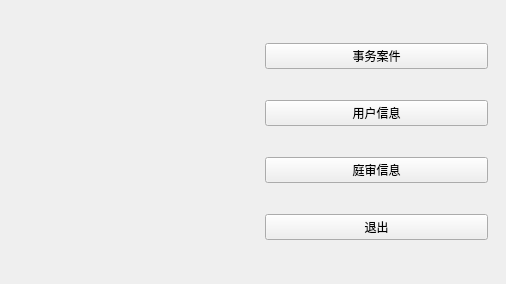
<?xml version="1.0" encoding="UTF-8"?>
<ui version="4.0">
 <class>Lawyers</class>
 <widget class="QMainWindow" name="Lawyers">
  <property name="geometry">
   <rect>
    <x>0</x>
    <y>0</y>
    <width>506</width>
    <height>284</height>
   </rect>
  </property>
  <property name="windowTitle">
   <string>Lawyers</string>
  </property>
  <widget class="QWidget" name="centralwidget">
   <layout class="QHBoxLayout" name="horizontalLayout">
    <item>
     <widget class="QWidget" name="widget_2" native="true"/>
    </item>
    <item>
     <widget class="QWidget" name="widget" native="true">
      <layout class="QVBoxLayout" name="verticalLayout">
       <item>
        <widget class="QPushButton" name="pushButton">
         <property name="text">
          <string>事务案件</string>
         </property>
         <property name="icon">
          <iconset>
           <normaloff>pictures/file.png</normaloff>pictures/file.png</iconset>
         </property>
        </widget>
       </item>
       <item>
        <widget class="QPushButton" name="pushButton_2">
         <property name="text">
          <string>用户信息</string>
         </property>
         <property name="icon">
          <iconset>
           <normaloff>pictures/user.png</normaloff>pictures/user.png</iconset>
         </property>
         <property name="iconSize">
          <size>
           <width>15</width>
           <height>15</height>
          </size>
         </property>
        </widget>
       </item>
       <item>
        <widget class="QPushButton" name="pushButton_3">
         <property name="text">
          <string>庭审信息</string>
         </property>
         <property name="icon">
          <iconset>
           <normaloff>pictures/clock.png</normaloff>pictures/clock.png</iconset>
         </property>
        </widget>
       </item>
       <item>
        <widget class="QPushButton" name="pushButton_4">
         <property name="text">
          <string>退出</string>
         </property>
         <property name="icon">
          <iconset>
           <normaloff>pictures/return.png</normaloff>pictures/return.png</iconset>
         </property>
        </widget>
       </item>
      </layout>
     </widget>
    </item>
   </layout>
  </widget>
 </widget>
 <resources/>
 <connections/>
</ui>
